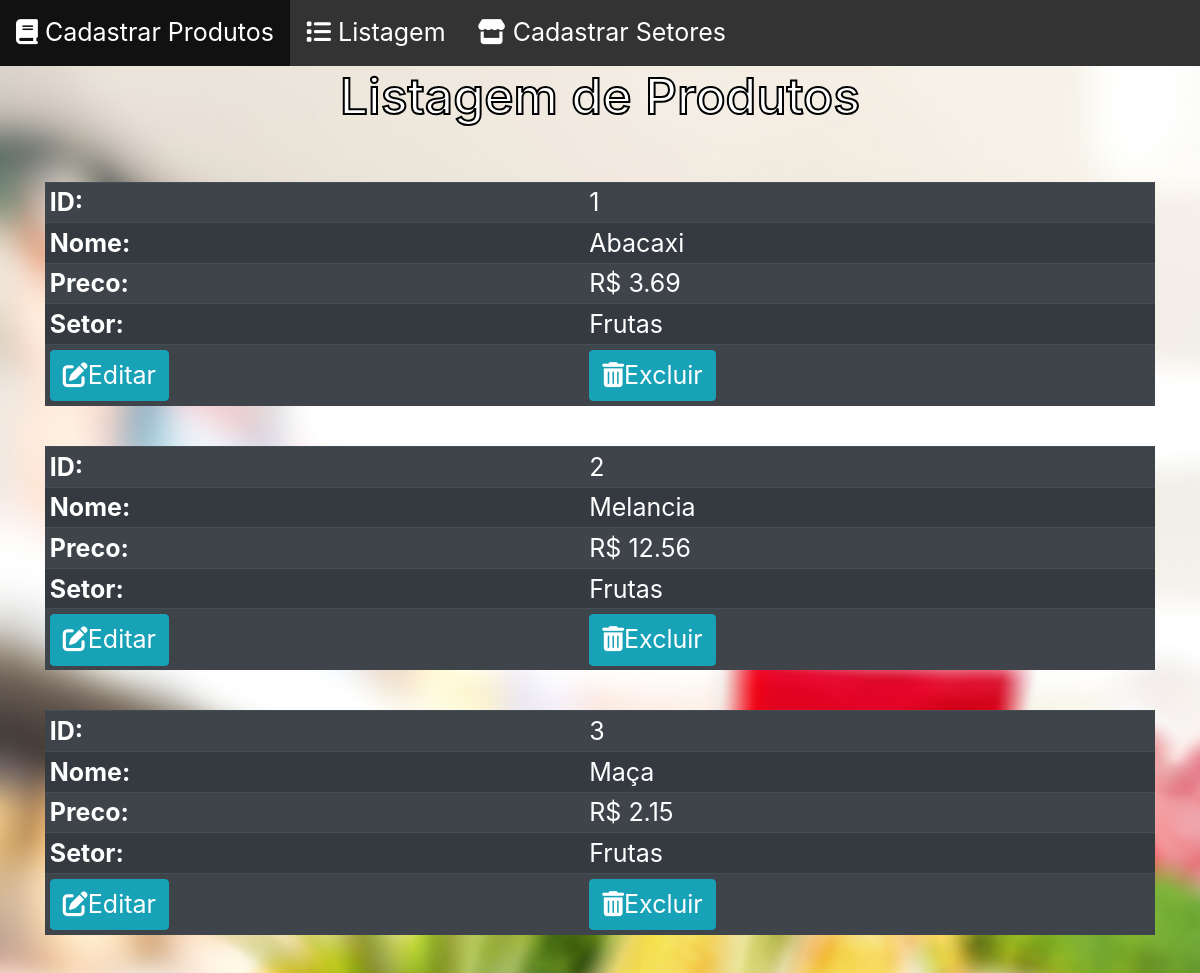
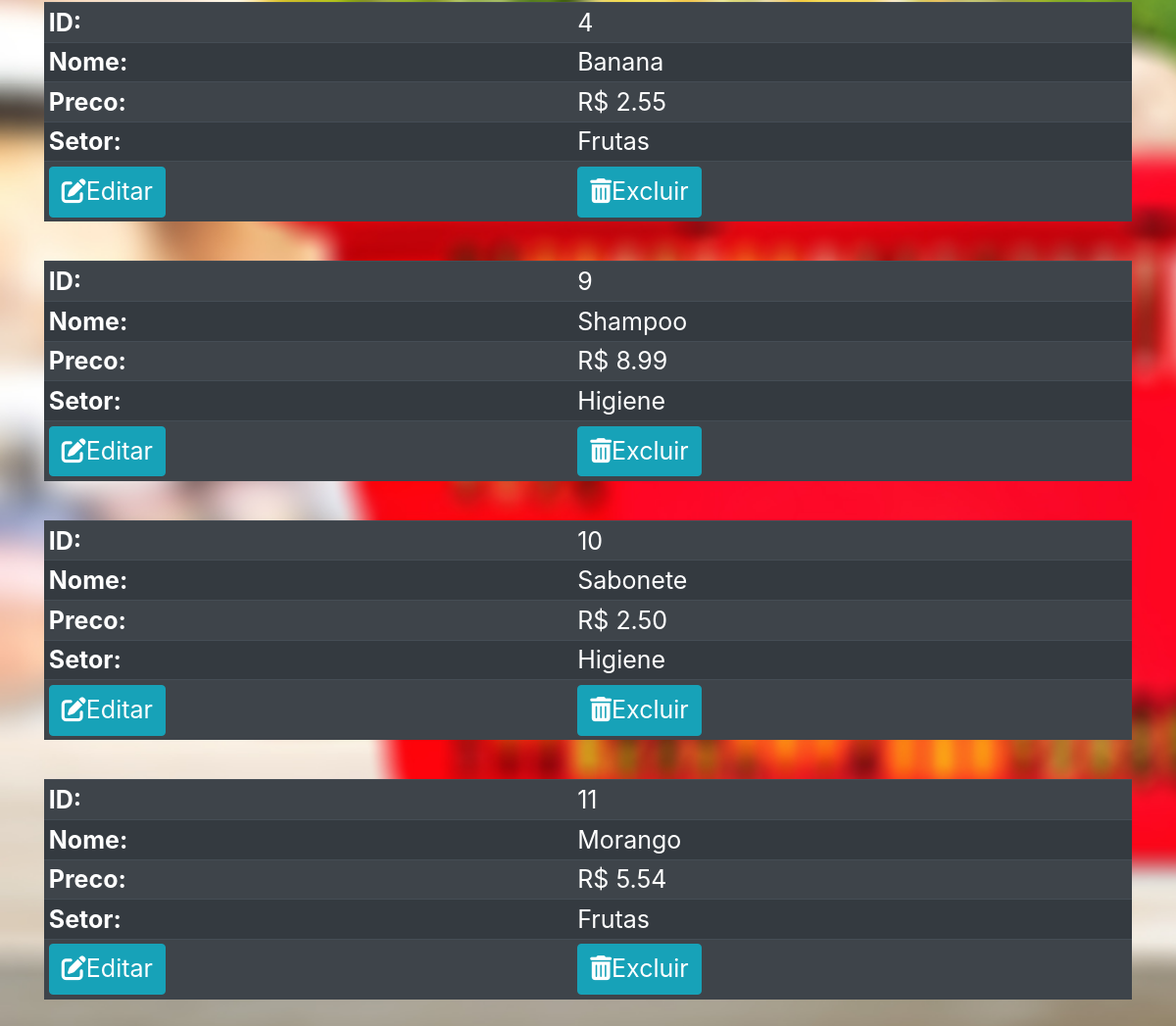
The app's page /Listagem.php with its own data (2 pictures, top to bottom).
### tables this page shows
CREATE TABLE `produtos` (
  `id` int(11) NOT NULL,
  `nome` varchar(50) NOT NULL,
  `preco` decimal(10,2) NOT NULL,
  `setor` varchar(50) NOT NULL
);

### Listagem.php (the view, shortened to what this page needs)
<?php
    include_once("Conexao.php");
?>
<html lang="pt-br">
    <head>
        <link rel="stylesheet" href="https://maxcdn.bootstrapcdn.com/bootstrap/4.5.2/css/bootstrap.min.css">
        <link rel="stylesheet" href="Estilos.css">
    </head>
    <body>
        <div id="menu">
		    <ul>
                <li ><a href="Cadastro.php"><i class="fas fa-book"></i> Cadastrar Produtos</a></li>
                <li ><a href="Listagem.php"><i class="fas fa-list"></i> Listagem</a></li>
                <li ><a href="CadSetores.php"><i class="fas fa-store"></i> Cadastrar Setores</a></li>
		    </ul>
	    </div>
        <div class="container">
        <h1>Listagem de Produtos</h1>
        <br><br>
        <?php
        $lista_produtos = "SELECT * FROM produtos";
        $resultado_lista = mysqli_query($conecta, $lista_produtos);
        while($row_produto = mysqli_fetch_assoc($resultado_lista)){
            echo "<table class='table table-dark table-striped table-sm'";
            echo "<tr>";
            echo "<td><b>ID:</b></td> <td>" . $row_produto['id'] . "</td>";
            echo "<tr>";
            echo "<td><b>Nome:</b> </td> <td>" . $row_produto['nome'] . "</td>";
            echo "</tr>";
            echo "<tr>";
            echo "<td><b>Preco:</b> </td> <td>R$ " . $row_produto['preco'] . "</td>";
            echo "</tr>";
            echo "<tr>";
            echo "<td><b>Setor:</b> </td> <td>" . $row_produto['setor'] . "</td>";
            echo "</tr>";
            echo "<tr>";
            echo "<td><a href='EditaCad.php?id=" . $row_produto['id'] . "'><button type='button' class='btn btn-info'><i class='fas fa-edit'></i>Editar</button></a></td>";
            echo "<td><a href='ExcluiCad.php?id=" . $row_produto['id'] . "'><button type='button' class='btn btn-info'><i class='fas fa-trash-alt'></i>Excluir</button></a></td>";
            echo "</tr>";
            echo "</table><br>";
        }
        ?>
        </div>
    </body>
</html>

### Estilos.css (style rules this page uses)
body { background-image: url("BGmercado.jpg"); background-repeat: no-repeat; background-attachment: fixed; background-size: cover; }
ul { list-style-type: none; margin: 0; padding: 0; overflow: hidden; background-color: #333; }
li { float: left; }
li a { display: block; color: white; text-align: center; padding: 14px 16px; text-decoration: none; }
h1 { text-align:center; font-size: 50px; color: #ffffff; -webkit-text-stroke-width: 2px; -webkit-text-stroke-color: #000; }
td { font-size: 25px; }
a { font-size: 25px; }
.btn { font-size: 25px; }
a button { font-size: 15px; }

### records on screen
produtos: id "1", nome "Abacaxi", preco "3.69", setor "Frutas"
produtos: id "2", nome "Melancia", preco "12.56", setor "Frutas"
produtos: id "3", nome "Maça", preco "2.15", setor "Frutas"
produtos: id "4", nome "Banana", preco "2.55", setor "Frutas"
produtos: id "9", nome "Shampoo", preco "8.99", setor "Higiene"
produtos: id "10", nome "Sabonete", preco "2.50", setor "Higiene"
produtos: id "11", nome "Morango", preco "5.54", setor "Frutas"
